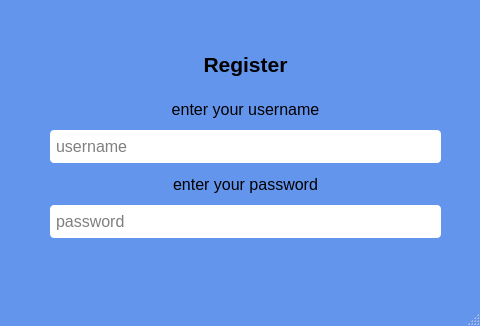
<?xml version="1.0" encoding="UTF-8"?>
<ui version="4.0">
 <class>Register_Window</class>
 <widget class="QMainWindow" name="Register_Window">
  <property name="geometry">
   <rect>
    <x>0</x>
    <y>0</y>
    <width>480</width>
    <height>326</height>
   </rect>
  </property>
  <property name="windowTitle">
   <string>MainWindow</string>
  </property>
  <property name="styleSheet">
   <string notr="true">QMainWindow{
	background-color: #6495ED;
}
QLineEdit{
	border-radius: 4px;
}</string>
  </property>
  <widget class="QWidget" name="centralwidget">
   <widget class="QWidget" name="layoutWidget">
    <property name="geometry">
     <rect>
      <x>50</x>
      <y>40</y>
      <width>391</width>
      <height>198</height>
     </rect>
    </property>
    <layout class="QVBoxLayout" name="verticalLayout_2">
     <item>
      <widget class="QLabel" name="register_label">
       <property name="minimumSize">
        <size>
         <width>0</width>
         <height>44</height>
        </size>
       </property>
       <property name="font">
        <font>
         <pointsize>16</pointsize>
         <weight>75</weight>
         <bold>true</bold>
        </font>
       </property>
       <property name="styleSheet">
        <string notr="true"/>
       </property>
       <property name="text">
        <string>Register</string>
       </property>
       <property name="alignment">
        <set>Qt::AlignCenter</set>
       </property>
      </widget>
     </item>
     <item>
      <layout class="QVBoxLayout" name="verticalLayout">
       <item>
        <widget class="QLabel" name="username_label">
         <property name="minimumSize">
          <size>
           <width>0</width>
           <height>30</height>
          </size>
         </property>
         <property name="font">
          <font>
           <pointsize>12</pointsize>
          </font>
         </property>
         <property name="text">
          <string>enter your username</string>
         </property>
         <property name="alignment">
          <set>Qt::AlignCenter</set>
         </property>
        </widget>
       </item>
       <item>
        <widget class="QLineEdit" name="username_reg">
         <property name="minimumSize">
          <size>
           <width>0</width>
           <height>33</height>
          </size>
         </property>
         <property name="font">
          <font>
           <pointsize>12</pointsize>
           <weight>50</weight>
           <italic>false</italic>
           <bold>false</bold>
           <underline>false</underline>
           <strikeout>false</strikeout>
           <kerning>true</kerning>
          </font>
         </property>
         <property name="styleSheet">
          <string notr="true">QLineEdit{
padding-left : 4px;
}</string>
         </property>
         <property name="inputMask">
          <string/>
         </property>
         <property name="text">
          <string/>
         </property>
         <property name="dragEnabled">
          <bool>false</bool>
         </property>
         <property name="placeholderText">
          <string>username</string>
         </property>
        </widget>
       </item>
       <item>
        <widget class="QLabel" name="password_label">
         <property name="minimumSize">
          <size>
           <width>0</width>
           <height>30</height>
          </size>
         </property>
         <property name="font">
          <font>
           <pointsize>12</pointsize>
          </font>
         </property>
         <property name="text">
          <string>enter your password</string>
         </property>
         <property name="alignment">
          <set>Qt::AlignCenter</set>
         </property>
        </widget>
       </item>
       <item>
        <widget class="QLineEdit" name="password_reg">
         <property name="minimumSize">
          <size>
           <width>0</width>
           <height>33</height>
          </size>
         </property>
         <property name="font">
          <font>
           <pointsize>12</pointsize>
           <weight>50</weight>
           <italic>false</italic>
           <bold>false</bold>
           <underline>false</underline>
           <strikeout>false</strikeout>
           <kerning>true</kerning>
          </font>
         </property>
         <property name="styleSheet">
          <string notr="true">QLineEdit{
padding-left : 4px;
}</string>
         </property>
         <property name="inputMask">
          <string/>
         </property>
         <property name="text">
          <string/>
         </property>
         <property name="dragEnabled">
          <bool>false</bool>
         </property>
         <property name="placeholderText">
          <string>password</string>
         </property>
        </widget>
       </item>
      </layout>
     </item>
    </layout>
   </widget>
  </widget>
  <widget class="QMenuBar" name="menubar">
   <property name="geometry">
    <rect>
     <x>0</x>
     <y>0</y>
     <width>480</width>
     <height>22</height>
    </rect>
   </property>
  </widget>
  <widget class="QStatusBar" name="statusbar"/>
 </widget>
 <resources/>
 <connections/>
</ui>
